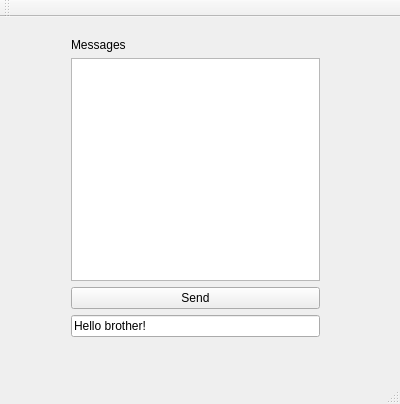
<?xml version="1.0" encoding="UTF-8"?>
<ui version="4.0">
 <class>MainWindow</class>
 <widget class="QMainWindow" name="MainWindow">
  <property name="geometry">
   <rect>
    <x>0</x>
    <y>0</y>
    <width>400</width>
    <height>404</height>
   </rect>
  </property>
  <property name="windowTitle">
   <string>Server</string>
  </property>
  <widget class="QWidget" name="centralWidget">
   <widget class="QWidget" name="verticalLayoutWidget">
    <property name="geometry">
     <rect>
      <x>60</x>
      <y>10</y>
      <width>271</width>
      <height>321</height>
     </rect>
    </property>
    <layout class="QVBoxLayout" name="verticalLayout">
     <item>
      <widget class="QLabel" name="label">
       <property name="text">
        <string>Messages</string>
       </property>
      </widget>
     </item>
     <item>
      <widget class="QTextEdit" name="textEdit"/>
     </item>
     <item>
      <widget class="QPushButton" name="pushButtonSend">
       <property name="text">
        <string>Send</string>
       </property>
      </widget>
     </item>
     <item>
      <widget class="QLineEdit" name="lineEditSend">
       <property name="text">
        <string>Hello brother!</string>
       </property>
      </widget>
     </item>
    </layout>
   </widget>
  </widget>
  <widget class="QMenuBar" name="menuBar">
   <property name="geometry">
    <rect>
     <x>0</x>
     <y>0</y>
     <width>400</width>
     <height>21</height>
    </rect>
   </property>
  </widget>
  <widget class="QToolBar" name="mainToolBar">
   <attribute name="toolBarArea">
    <enum>TopToolBarArea</enum>
   </attribute>
   <attribute name="toolBarBreak">
    <bool>false</bool>
   </attribute>
  </widget>
  <widget class="QStatusBar" name="statusBar"/>
 </widget>
 <layoutdefault spacing="6" margin="11"/>
 <resources/>
 <connections/>
</ui>
